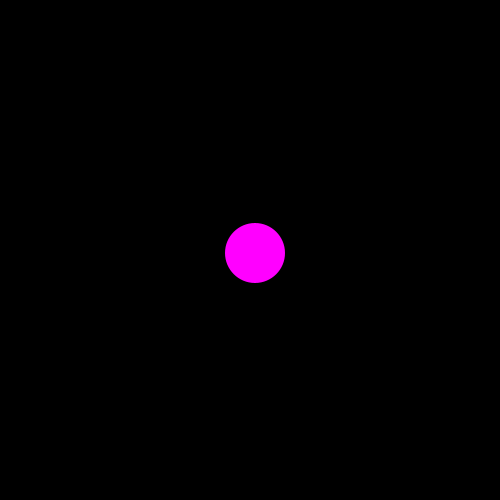
Frame 1 (no input)
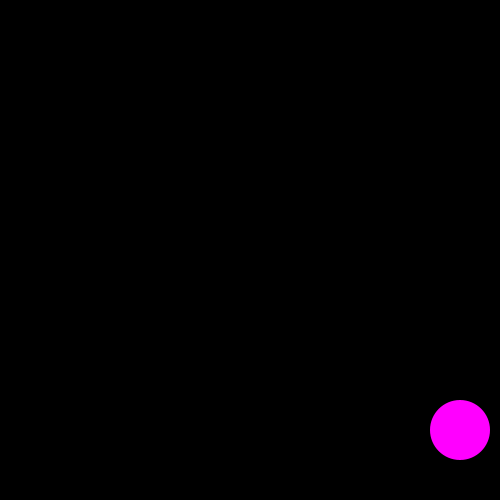
Frame 60 (the mouse pressed at the canvas centre just before this capture)
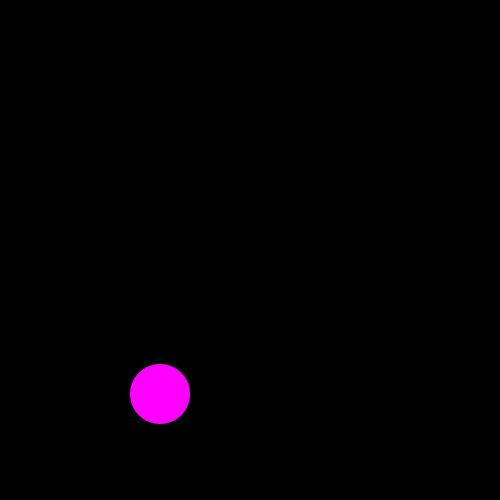
Frame 120 (the mouse held since frame 60 and released just before this capture)

The Processing sketch that drew these frames (run headless with seeded random() and noise(); from frame 60 on, the mouse is pressed at the canvas centre):

// Processing sketch: circlesketch
// ── circlesketch.pde
/* Bouncing Balls 
  This is usually the first homework assignment that totally
  flummoxes everyone. It's definitely the most conceptually
  difficult thing you've done so far.
  
  That said, if you break it down, it starts to become more
  manageable. Let's try it:
    We want a circle that bounces against the boundaries of the screen.
    - Circle: we're going to draw an ellipse
    - Bounce: this circle is going to move, so we'll be adding something
    to its position... like a velocity.
        - Velocity: we want to have a variable for it
        - Change direction: multiply velocity by *-1
    - Boundaries of the screen: well, the left and right sides are at
      0 and width. The top and bottom sides are at 0 and height.
      
    So, we want to CHANGE THE VELOCITY if we hit either the left side (0),
    the right side (width), the top (0), and the bottom (height).
    
    Check it out below.  
*/

float circleX; // Float for the x position of the circle
float circleY; // Float for the y position of the circle

float xVel; // Float for the movement along the horizontal plane
float yVel; // Float for movement along the vertical plane

void setup() {
  size(500, 500); // 500x500 screen
  smooth(); // Smoothing the edges of the circle

  circleX = width/2; // Starting x position of our circle
  circleY = height/2; // Starting y position of our circle
  
  // We'll start the circle going to the right by using positive numbers
  xVel = 5; // Higher number -> faster movement. Horizontal.
  yVel = 3; // Higher number -> faster movement. Vertical.
}

void draw() {
  background(0); // Paint over what we just drew to make an animation effect
  fill(255, 0, 255); // Let's fill it with purple...
  noStroke(); // ... and not have an outline.

  circleX = circleX + xVel; // We increment the circle's x position by the x velocity
  circleY = circleY + yVel; // Same with the y position and y velocity


  /* Here's the meat of this sketch.
    If the circle's x position is greater than width, it's about to fly offscreen!
    In that case, its velocity is positive. If the circle's x position is less than
    0, then it's about to fly offscreen too! In that case, its velocity is negative.
    
    If we multiply 1 by -1, we get -1 -- the reverse.
    If we multiply -1 by -1, we get 1 -- the reverse.
    Whichever way it's going, we just turn it around!
  */
  if ((circleX > width) || (circleX < 0)) { // We're checking to see if it's about to fly off the left or right
    xVel = xVel * (-1); // And here's where we reverse it.
  }

  if ((circleY > height) || (circleY < 0)) { // Same idea with the y position.
    yVel = yVel * (-1); // And here's where we reverse the y.
  }
  
  ellipse(circleX, circleY, 60, 60); // Don't forget to draw your ellipse!
}
